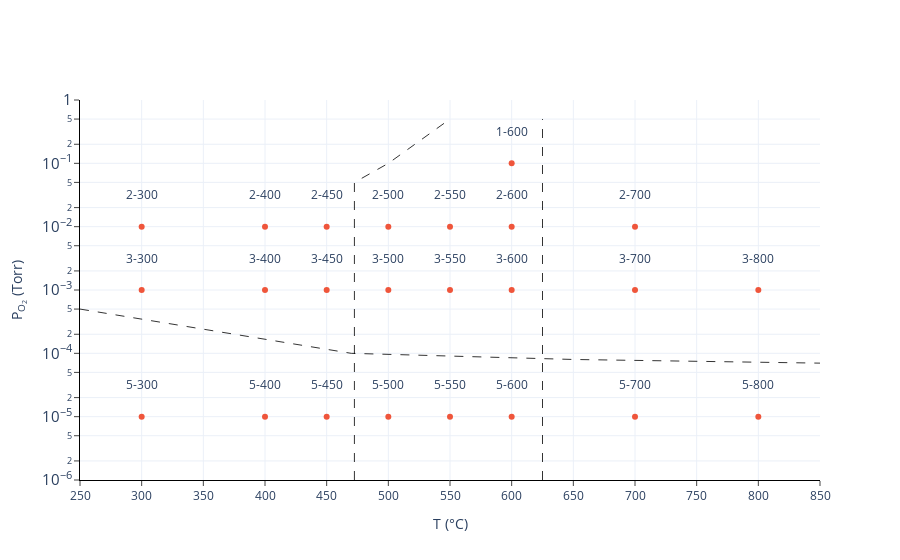

The code cell stored with this chart in its notebook:
### Code cell
save_folder = Path("publication")

fig = go.Figure()

fig.add_trace(
    go.Scatter(
        x = np.array(x),
        y = np.array(y) * 3,
        text = np.array(name),
        showlegend = False,
        mode = "text"
    )    
)

fig.add_trace(
    go.Scatter(
        x = np.array(x),
        y = np.array(y),
        showlegend = False,
        mode = "markers"
    )    
)


fig.update_yaxes(title="P<sub>O<sub>2</sub></sub> (Torr)", type='log', exponentformat="power", range=(-6, 0))
fig.update_xaxes(dtick=50, title="T (°C)")


fig.update_layout(
    legend = dict(title="Distance (Pixel)"),
    template="plotly_white",
    
    xaxis = dict(
        tickmode = 'linear',        
        tick0 = 300,
        dtick = 50,
        ticks="outside",
#         mirror = True,
        showline=True,
        linewidth=1, linecolor='black'        
    ),
    yaxis = dict(
        ticks="outside",
#         mirror = True,       
        showline=True,
        linewidth=1, linecolor='black'        
    )
)

for i in range(1, 1+len(xrd_overlay.values())):
    color = plotly.express.colors.qualitative.Dark2[i]
    color = color.replace("rgb", "rgba")
    color = color[:-1] + ", 0.1)"
    
    fig.add_trace(
        go.Scatter(
            showlegend=False,
            x=xrd_overlay[f'line{i}']['x'],
            y=xrd_overlay[f'line{i}']['y'],
#             fill='tonexty',
#             fillcolor=color,
#             mode="none"
            line={"color":"black", "width":1, "dash":"dash"},
            opacity=0.8,
            mode="lines",
        )) # fill down to xaxis



fig.write_image(str(save_folder/f"phasemapping_backbone.svg"), height=581, width=1325)
fig.write_image(str(save_folder/f"phasemapping_backbone.png"), scale=2, height=581, width=1325)
fig.write_html(str(save_folder/f"phasemapping_backbone.html"))

fig

### Figure 1 — Plotly figure (JSON) as saved in the notebook; plotly's stock layout.template omitted (floating-point values rounded to 4 significant figures)
{"data": [{"mode": "text", "showlegend": false, "text": ["5-700", "5-500", "5-800", "3-800", "3-500", "3-700", "2-700", "3-600", "2-600", "1-600", "3-550", "5-550", "5-600", "2-550", "5-400", "3-400", "5-450", "3-450", "2-500", "2-450", "2-400", "3-300", "2-300", "5-300"], "type": "scatter", "x": [700, 500, 800, 800, 500, 700, 700, 600, 600, 600, 550, 550, 600, 550, 400, 400, 450, 450, 500, 450, 400, 300, 300, 300], "y": [3e-05, 3e-05, 3e-05, 0.003, 0.003, 0.003, 0.03, 0.003, 0.03, 0.3, 0.003, 3e-05, 3e-05, 0.03, 3e-05, 0.003, 3e-05, 0.003, 0.03, 0.03, 0.03, 0.003, 0.03, 3e-05]}, {"mode": "markers", "showlegend": false, "type": "scatter", "x": [700, 500, 800, 800, 500, 700, 700, 600, 600, 600, 550, 550, 600, 550, 400, 400, 450, 450, 500, 450, 400, 300, 300, 300], "y": [1e-05, 1e-05, 1e-05, 0.001, 0.001, 0.001, 0.01, 0.001, 0.01, 0.1, 0.001, 1e-05, 1e-05, 0.01, 1e-05, 0.001, 1e-05, 0.001, 0.01, 0.01, 0.01, 0.001, 0.01, 1e-05]}, {"line": {"color": "black", "dash": "dash", "width": 1}, "mode": "lines", "opacity": 0.8, "showlegend": false, "type": "scatter", "x": [472.5, 472.5, 472.5, 500, 550], "y": [1e-06, 0.0001, 0.05, 0.1, 0.5]}, {"line": {"color": "black", "dash": "dash", "width": 1}, "mode": "lines", "opacity": 0.8, "showlegend": false, "type": "scatter", "x": [625, 625, 625, 625], "y": [1e-06, 8e-05, 0.01, 0.5]}, {"line": {"color": "black", "dash": "dash", "width": 1}, "mode": "lines", "opacity": 0.8, "showlegend": false, "type": "scatter", "x": [250, 470, 650, 850], "y": [0.0005, 0.0001, 8e-05, 7e-05]}], "layout": {"legend": {"title": {"text": "Distance (Pixel)"}}, "xaxis": {"dtick": 50, "linecolor": "black", "linewidth": 1, "showline": true, "tick0": 300, "tickmode": "linear", "ticks": "outside", "title": {"text": "T (°C)"}}, "yaxis": {"exponentformat": "power", "linecolor": "black", "linewidth": 1, "range": [-6, 0], "showline": true, "ticks": "outside", "title": {"text": "P<sub>O<sub>2</sub></sub> (Torr)"}, "type": "log"}}}
